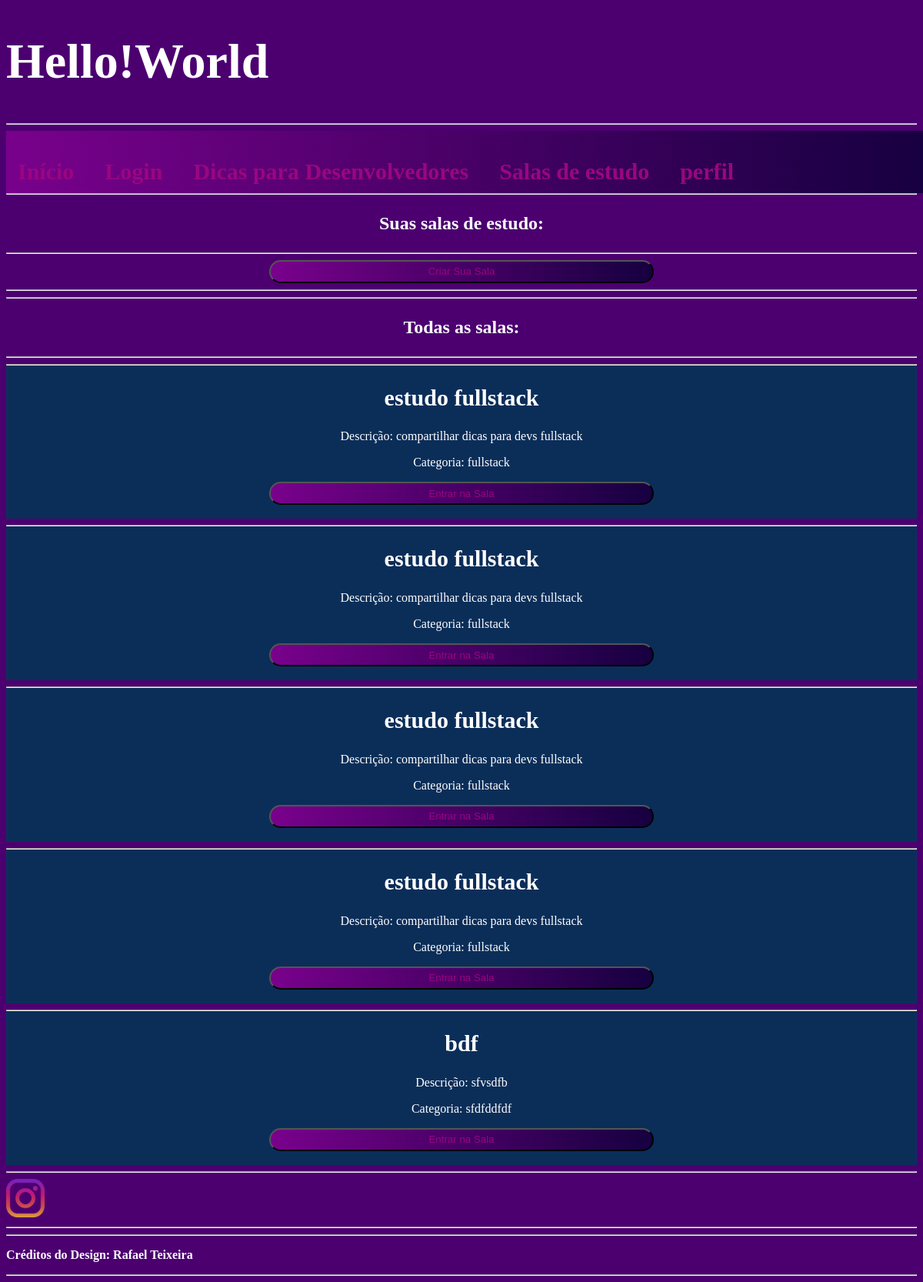
/estudo.php (signed in), run on the app's committed database.
### tables this page shows
CREATE TABLE `saladeestudos` (
  `id` int(11) NOT NULL,
  `nome` varchar(150) NOT NULL,
  `descricao` mediumtext NOT NULL,
  `categoria` varchar(200) NOT NULL,
  `data_criacao` timestamp NOT NULL DEFAULT current_timestamp(),
  `data_modificacao` timestamp NOT NULL DEFAULT current_timestamp() ON UPDATE current_timestamp()
);

### estudo.php (the view, shortened to what this page needs)
<?PHP
    include_once("banco_dados/conexao_msqli.php");
   $todasSalas = "SELECT * FROM saladeestudos";
   $sala = $conection->query($todasSalas);
   $pagina_sala = "'sala_de_estudo.php'";
?>
<!DOCTYPE html>
<html lang="pt-BR">
<head>
    <link href="estilos.css" rel="stylesheet">
</head>
<body>
    <?php
    include __DIR__ . "./includes/titulo.php";
    ?>
    <hr>
   <?php
    if(!empty($_SESSION["login"])){
    include __DIR__ . "./includes/menu_log.php";
    } else{
        include __DIR__ . "./includes/menu.php";
    }
    ?>
    <br><br><br>
    <hr>
    <h3 style="text-align: Center">Suas salas de estudo:</h3>
    <hr>
<center><button onclick="window.location.href='criarSala.php'" class="enviar" name="criarSala">Criar Sua Sala</button></center>
    <hr>
    <?php
         echo "<hr><h3 style='text-align: Center'>Todas as salas:</h3><hr>";
        while( $salas = mysqli_fetch_assoc($sala)){
            echo "<div style='background-color:#0B2E59; text-align:center'><hr>" ."<h2> $salas[nome] </h2>".
            "<p style='background-color:#0B2E59'>Descrição:  $salas[descricao] </p>" .
            "<p style='background-color:#0B2E59'> Categoria:  $salas[categoria] </p> ".
           '<button onclick="window.location.href='.$pagina_sala.'"class="enviar" name="entrarSala">Entrar na Sala</button> <br><br>
 </div>';
        }
    ?>
    <hr>
    <?php
    include __DIR__ . "./includes/redes.php";
    ?>
    <hr>
    <hr>
    <?php
    include __DIR__ . "./includes/footer.php";
    ?>
    <hr>
</body>
</html>

### includes/titulo.php
<div>
<h1>Hello!World</h1>
</div>

### includes/menu_log.php
<nav id="menu">
        <ul>
            <li><h2><a href="index.php">Início</a></h2></li>
            <li><h2><a href="login.php">Login</a></h2></li>
            <li><h2><a href="dicas.php">Dicas para Desenvolvedores</a></h2></li>
            <li><h2><a href="estudo.php">Salas de estudo</a></h2></li>
            <li><h2><a href="perfil.php">perfil</a></h2></li>
        </ul>
    </nav>

### includes/redes.php
<a href="https://www.instagram.com/pablo_airezzz/?hl=pt-br" target="_blank"> <img class="icones" src="instagram.png"></a>

### includes/footer.php
<footer>
<p id="footer">Créditos do Design: Rafael Teixeira</p>
</footer>

### estilos.css (style rules this page uses)
#menu ul { padding:10px; margin:0px; float: left; width: 100%; background-image: linear-gradient(to right, #79018C, #160040); }
#menu ul li { display: inline; }
#menu ul li a { padding: 1px 5px; margin-right: 30px; float:left; }
body { background-color: #4C0070; color:white; }
a { text-decoration: none; color: #9A0680; }
h1 { font-size: 64px; }
h2 { font-size: 30px; }
h3 { font-size: 24px; }
p { font-size: 16px; }
.enviar { border-radius: 20px; width: 500px; height: 30px; padding:5px; color: #9A0680; background-image: linear-gradient(to right, #79018C, #160040); }
#footer { font-weight: bold; }
.icones { width: 50px; height: 50px; }

### data on the page
saladeestudos: nome "estudo fullstack", descricao "compartilhar dicas para devs fullstack", categoria "fullstack"
saladeestudos: nome "estudo fullstack", descricao "compartilhar dicas para devs fullstack", categoria "fullstack"
saladeestudos: nome "estudo fullstack", descricao "compartilhar dicas para devs fullstack", categoria "fullstack"
saladeestudos: nome "estudo fullstack", descricao "compartilhar dicas para devs fullstack", categoria "fullstack"
saladeestudos: nome "bdf", descricao "sfvsdfb", categoria "sfdfddfdf"
